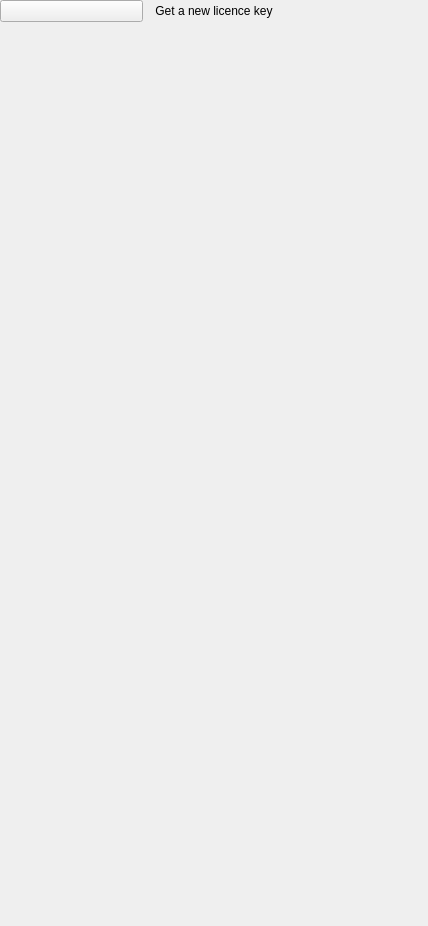
<?xml version="1.0" encoding="UTF-8"?>
<ui version="4.0">
 <class>Purchase</class>
 <widget class="QWidget" name="Purchase">
  <property name="geometry">
   <rect>
    <x>0</x>
    <y>0</y>
    <width>428</width>
    <height>926</height>
   </rect>
  </property>
  <property name="windowTitle">
   <string>Form</string>
  </property>
  <layout class="QHBoxLayout" name="horizontalLayout_2">
   <property name="spacing">
    <number>0</number>
   </property>
   <property name="leftMargin">
    <number>0</number>
   </property>
   <property name="topMargin">
    <number>0</number>
   </property>
   <property name="rightMargin">
    <number>0</number>
   </property>
   <property name="bottomMargin">
    <number>0</number>
   </property>
   <item>
    <widget class="KelGuiWidget" name="Background">
     <property name="cssStyle">
      <string>backgroundcolor</string>
     </property>
     <layout class="QHBoxLayout" name="horizontalLayout_3">
      <property name="spacing">
       <number>0</number>
      </property>
      <property name="leftMargin">
       <number>0</number>
      </property>
      <property name="topMargin">
       <number>0</number>
      </property>
      <property name="rightMargin">
       <number>0</number>
      </property>
      <property name="bottomMargin">
       <number>0</number>
      </property>
      <item>
       <widget class="KelGuiWidget" name="MainWidget">
        <property name="cssStyle">
         <string>base-widget</string>
        </property>
        <layout class="QVBoxLayout" name="verticalLayout">
         <property name="spacing">
          <number>0</number>
         </property>
         <property name="leftMargin">
          <number>0</number>
         </property>
         <property name="topMargin">
          <number>0</number>
         </property>
         <property name="rightMargin">
          <number>0</number>
         </property>
         <property name="bottomMargin">
          <number>0</number>
         </property>
         <item>
          <widget class="KelGuiWidget" name="top_spacer">
           <property name="cssStyle">
            <string>purchase-top-spacer</string>
           </property>
          </widget>
         </item>
         <item>
          <layout class="QHBoxLayout" name="horizontalLayout">
           <item>
            <widget class="KelGuiPushButton" name="btnClose">
             <property name="style">
              <enum>KelGuiPushButton::Custom</enum>
             </property>
             <property name="custom">
              <url>
               <string>qrc:/gui/ui/asset/ic_close.png</string>
              </url>
             </property>
             <property name="customHover">
              <url>
               <string>qrc:/gui/ui/asset/ic_close.png</string>
              </url>
             </property>
             <property name="customPushed">
              <url>
               <string>qrc:/gui/ui/asset/ic_close.png</string>
              </url>
             </property>
             <property name="cssStyle" stdset="0">
              <string>cwb_close-btn</string>
             </property>
            </widget>
           </item>
           <item>
            <widget class="KelGuiLabel" name="labelTitle">
             <property name="text">
              <string>Get a new licence key</string>
             </property>
             <property name="alignment">
              <set>Qt::AlignCenter</set>
             </property>
             <property name="cssStyle">
              <string>purchase-title-text normalbold lato font24 darkblue</string>
             </property>
            </widget>
           </item>
           <item>
            <widget class="KelGuiWidget" name="kelGuiWidget">
             <property name="cssStyle">
              <string>cwb_close-btn</string>
             </property>
            </widget>
           </item>
          </layout>
         </item>
         <item>
          <widget class="KelGuiWidget" name="kelGuiWidget_2">
           <property name="cssStyle">
            <string>purchase-top-content-spacer</string>
           </property>
          </widget>
         </item>
         <item>
          <widget class="PurchaseModel" name="scrollArea">
           <property name="styleSheet">
            <string notr="true">background-color: rgba(0,0,0,0);</string>
           </property>
           <property name="frameShape">
            <enum>QFrame::NoFrame</enum>
           </property>
           <property name="widgetResizable">
            <bool>true</bool>
           </property>
           <property name="alignment">
            <set>Qt::AlignLeading|Qt::AlignLeft|Qt::AlignTop</set>
           </property>
           <widget class="QWidget" name="scrollAreaWidgetContents">
            <property name="geometry">
             <rect>
              <x>0</x>
              <y>0</y>
              <width>390</width>
              <height>786</height>
             </rect>
            </property>
            <property name="styleSheet">
             <string notr="true">background-color: rgba(0,0,0,0);</string>
            </property>
           </widget>
          </widget>
         </item>
        </layout>
       </widget>
      </item>
     </layout>
    </widget>
   </item>
  </layout>
 </widget>
 <customwidgets>
  <customwidget>
   <class>KelGuiPushButton</class>
   <extends>QPushButton</extends>
   <header>kelguipushbutton.h</header>
  </customwidget>
  <customwidget>
   <class>KelGuiLabel</class>
   <extends>QLabel</extends>
   <header>kelguilabel.h</header>
  </customwidget>
  <customwidget>
   <class>KelGuiWidget</class>
   <extends>QWidget</extends>
   <header>kelguiwidget.h</header>
   <container>1</container>
  </customwidget>
  <customwidget>
   <class>PurchaseModel</class>
   <extends>QScrollArea</extends>
   <header location="global">ui/model/purchasemodel.h</header>
   <container>1</container>
  </customwidget>
 </customwidgets>
 <resources/>
 <connections/>
</ui>
